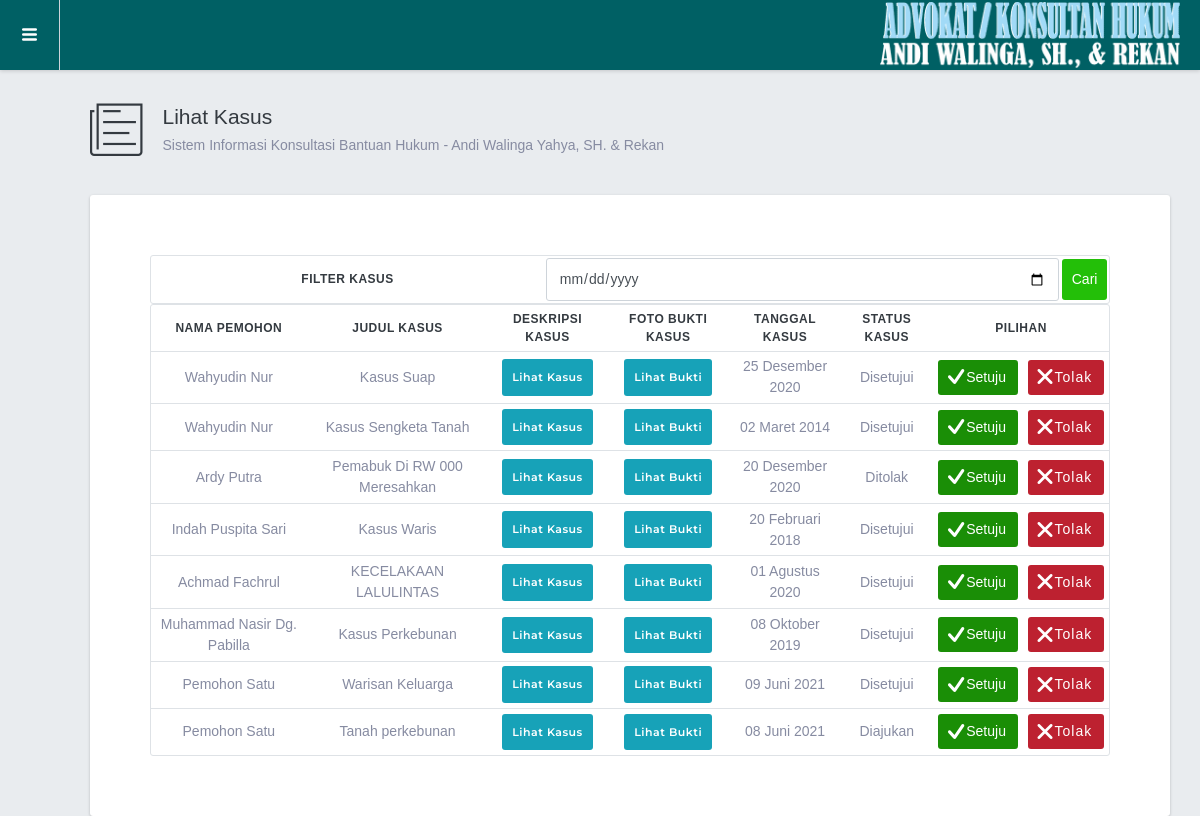
The app's page /admin/lihatkasus.php (signed in) with its own data.
### tables this page shows
CREATE TABLE `kasus` (
  `id_kasus` int(11) NOT NULL,
  `id_pmohon` int(100) NOT NULL,
  `nm_pmohon` varchar(50) NOT NULL,
  `jd_kasus` varchar(100) NOT NULL,
  `dk_kasus` text NOT NULL,
  `bk_kasus` varchar(250) NOT NULL,
  `tgl_kasus` date NOT NULL,
  `st_kasus` varchar(20) NOT NULL
);

### admin/formattanggal.php (called while the page is built)
<?php
function tglindo($date){
	$BulanIndo = array("Januari", "Februari", "Maret", "April", "Mei", "Juni", "Juli", "Agustus", "September", "Oktober", "November", "Desember");
	$tahun = substr($date, 0, 4);
	$bulan = substr($date, 5, 2);
	$tgl   = substr($date, 8, 2);
	$result = $tgl . " " . $BulanIndo[(int)$bulan-1] . " ". $tahun;
	return($result);
}
?>

### admin/lihatkasus.php (the view, shortened to what this page needs)
<?php
include '../includes/connection.php';
$query = "SELECT * FROM kasus";
$hasil = mysqli_query($db, $query);
$datakasus= array();
while ($row = mysqli_fetch_assoc($hasil)) {
    $datakasus[] = $row;
}
include 'head.php';
include 'header.php';
include 'formattanggal.php';
?>
    <div class="br-mainpanel">
      <div class="br-pagetitle">
        <i class="icon ion-ios-paper-outline"></i>
        <div>
          <h4>Lihat Kasus</h4>
          <p class="mg-b-0">Sistem Informasi Konsultasi Bantuan Hukum - Andi Walinga Yahya, SH. & Rekan</p>
        </div>
      </div>
      <div class="br-pagebody">
        <div class="br-section-wrapper">
         <div class="btn-demo">
              <div class="bd bd-gray-300 rounded table-responsive">
                <table width="100%" class="table table mg-b-0">
                <thead align="right">
                <tr>
                  <form method="post" action="filterkasus.php" enctype="multipart/form-data">
                  <th width="40%" style="vertical-align:middle; padding: 0.1rem 0.1rem 0.1rem 0.75rem;"><center>Filter Kasus</center></th>
                  <th width="55%" style="vertical-align:middle; padding: 0.1rem 0.1rem 0.1rem 0.75rem;">
                  <input class="form-control" type="date" name="tgl_kasus" ></th>
                  <th style="vertical-align:left; text-align: left; padding: 0.1rem 0.1rem 0.1rem 0.1rem;"><input type="submit" class="btn btn-success" value="Cari"></th>
                  </form>
                </tr>
                </thead>
                </table>
              </div>
        <div class="bd bd-gray-300 rounded table-responsive">
            <?php if (empty($datakasus)) : ?>
            Tidak ada data.
            <?php else : ?>
            <table width="97%" class="table table-hover table-sm mg-b-0">
                <thead>
                <tr class="tx-center">
                    <th>Nama Pemohon</th>
                    <th>Judul Kasus</th>
                    <th>Deskripsi Kasus</th>
                    <th>Foto Bukti Kasus</th>
                    <th>Tanggal Kasus</th>
                    <th>Status Kasus</th>
                    <th colspan="2">Pilihan</th>
                </tr>
                </thead>
                <tbody>
                <?php foreach ($datakasus as $kasus) : ?>
                <tr class="tx-center">
                    <td><?php echo  $kasus['nm_pmohon']; ?></td>
                    <td><?php echo  $kasus['jd_kasus']; ?></td>
                    <td>
                      <a href="javascript:void(0)" class="btndeskrip btn btn-info tx-11 tx-spacing-1 tx-semibold tx-mont pd-y-12 pd-x-20" id='<?php echo  $kasus['id_kasus']; ?>'>Lihat Kasus</a>
                    </td>
                    <td>
                      <a href="javascript:void(0)" class="btnfoto btn btn-info tx-11 tx-spacing-1 tx-semibold tx-mont pd-y-12 pd-x-20" id='<?php echo  $kasus['id_kasus']; ?>'>Lihat Bukti</a>
                    <td><?php echo tglindo($kasus['tgl_kasus']) ?></td>
                    <td><?php echo  $kasus['st_kasus']; ?></td>
                    <td width="5%">
                        <a href="setujuikasus.php?id_kasus=<?php echo $kasus['id_kasus']; ?>" class="btn btn-success active btn-with-icon" onClick="return confirm('Anda yakin akan menyetujui kasus ini?');">
                          <div class="ht-15 justify-content-between">
                            <span><i class="ion ion-checkmark-round tx-20"></i></span>
                            <span class="pd-x-2 tx-spacing-0">Setuju</span>
                          </div>
                        </a>
                    <td width="5%">
                        <a href="tolakkasus.php?id_kasus=<?php echo $kasus['id_kasus']; ?>" class="btn btn-danger active btn-with-icon" onClick="return confirm('Anda yakin akan menolak kasus ini?');">
                          <div class="ht-15 justify-content-between">
                            <span><i class="ion ion-close-round tx-20"></i></span>
                            <span class="pd-x-2 tx-spacing-2">Tolak</span>
                          </div>
                        </a>
                    </td>
                </tr>
                </tbody>
                <?php  endforeach ?>
            </table>
            <?php endif ?>
            </div>
        </div>
        </div>
      </div>
    </div>
 <?php
include 'lampiran.php';
?>

### admin/head.php (shortened to what this page needs)
<!DOCTYPE html>
<html lang="en">
<head>
    <link href="../assets/lib/fontawesome/css/all.min.css" rel="stylesheet" type="text/css">
    <link href="../assets/lib/ionicons/css/ionicons.min.css" rel="stylesheet" type="text/css">
    <link href="../assets/lib/rickshaw/rickshaw.min.css" rel="stylesheet" type="text/css">
    <link href="../assets/lib/select2/css/select2.min.css" rel="stylesheet" type="text/css">
    <link href="../assets/lib/highlightjs/css/github.css" rel="stylesheet" type="text/css">
    <link href="../assets/lib/medium-editor/css/medium-editor.min.css" rel="stylesheet" type="text/css">
    <link href="../assets/lib/medium-editor/css/themes/default.min.css" rel="stylesheet" type="text/css">
    <link rel="stylesheet" href="../assets/css/bracket.css" type="text/css">
    <link rel="stylesheet" href="../assets/css/style.css" type="text/css">
</head>
<body>

### admin/header.php (shortened to what this page needs)
<div class="br-header">
  <div class="br-header-left">
    <div class="navicon-left hidden-md-down"><a id="btnLeftMenu" href=""><i class="icon ion-navicon-round"></i></a></div>
  </div>
    <div class="tx-center">
        <img src="../assets/images/kop2.png" class="mg-r-20 mg-l-5 wd-300" alt="">
    </div>
</div>

### admin/lampiran.php (shortened to what this page needs)
</body>
</html>

### assets/css/style.css (style rules this page uses)
* { box-sizing: border-box; }
body { font-family: Arial, Helvetica, sans-serif; margin: 0; padding: 0; height: 100%; }
a { text-decoration: none; color: black; }
input, textarea, select { width: 100%; padding: 5px 5px; box-sizing: border-box; font-size: medium; }
.btn { width: auto; color: #fff; border: none; cursor: pointer; padding: 10px; }

### records on screen
kasus: nm_pmohon "Wahyudin Nur", jd_kasus "Kasus Suap", tgl_kasus "25 Desember 2020", st_kasus "Disetujui"
kasus: nm_pmohon "Wahyudin Nur", jd_kasus "Kasus Sengketa Tanah", tgl_kasus "02 Maret 2014", st_kasus "Disetujui"
kasus: nm_pmohon "Ardy Putra", jd_kasus "Pemabuk Di RW 000 Meresahkan", tgl_kasus "20 Desember 2020", st_kasus "Ditolak"
kasus: nm_pmohon "Indah Puspita Sari", jd_kasus "Kasus Waris", tgl_kasus "20 Februari 2018", st_kasus "Disetujui"
kasus: nm_pmohon "Achmad Fachrul", jd_kasus "KECELAKAAN LALULINTAS", tgl_kasus "01 Agustus 2020", st_kasus "Disetujui"
kasus: nm_pmohon "Muhammad Nasir Dg. Pabilla", jd_kasus "Kasus Perkebunan", tgl_kasus "08 Oktober 2019", st_kasus "Disetujui"
kasus: nm_pmohon "Pemohon Satu", jd_kasus "Warisan Keluarga", tgl_kasus "09 Juni 2021", st_kasus "Disetujui"
kasus: nm_pmohon "Pemohon Satu", jd_kasus "Tanah perkebunan", tgl_kasus "08 Juni 2021", st_kasus "Diajukan"
